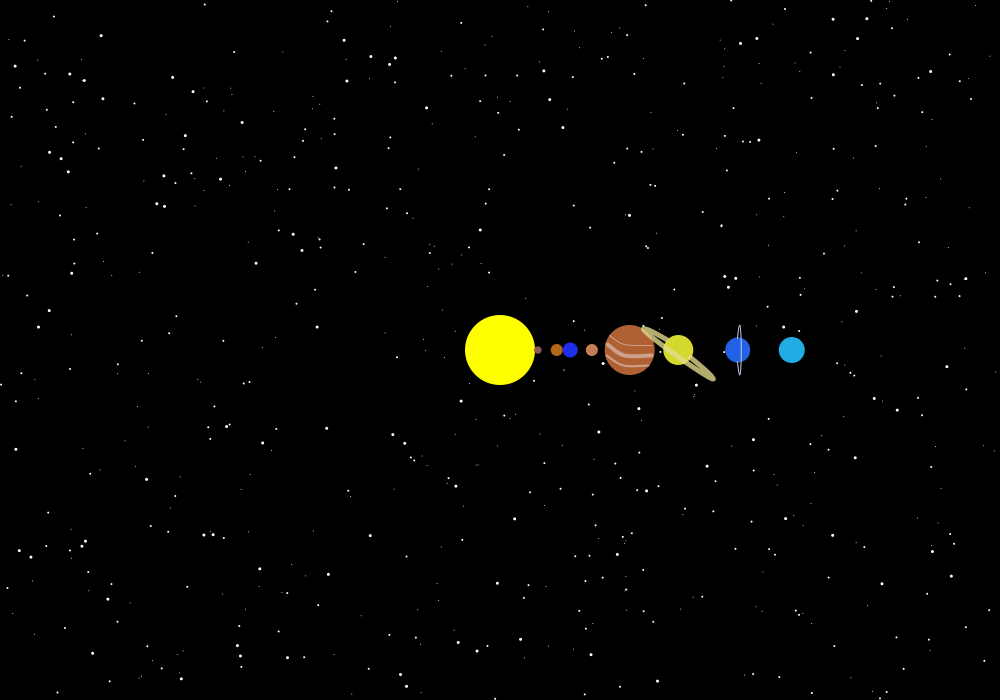
Frame 1 (no input)
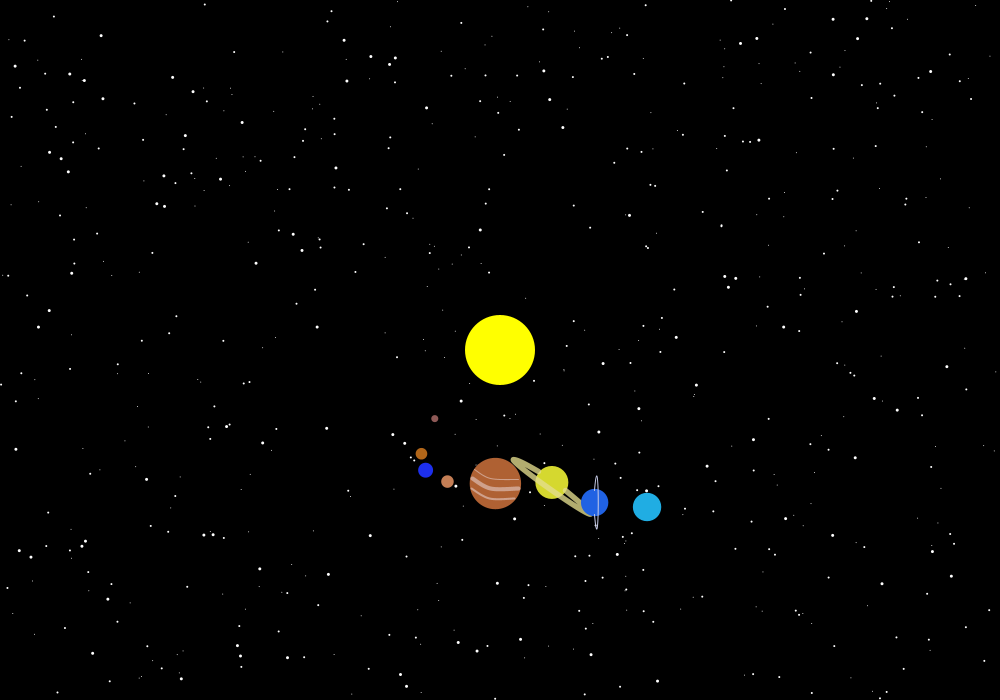
Frame 60 (the mouse pressed at the canvas centre just before this capture)
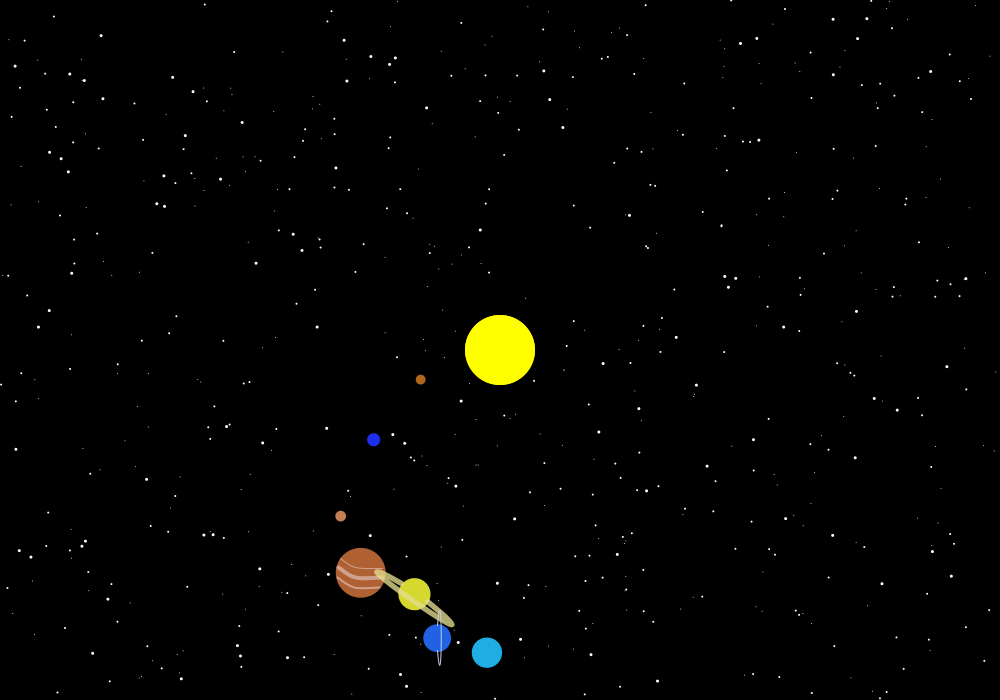
Frame 120 (the mouse held since frame 60 and released just before this capture)

The Processing sketch that drew these frames (run headless with seeded random() and noise(); from frame 60 on, the mouse is pressed at the canvas centre):

// Processing sketch: processing_44856
// ── processing_44856.pde

/*
 * The Solar System
 * By Ronnie Mathes
 *
 * An animated visual representation of the Solar System's star and planets
 *
 *
 */

//Create variables for system objects and planetary attributes
float[] angle = {0.0,0.0,0.0,0.0,0.0,0.0,0.0,0.0};
float[] scalar = {70,105,130,170,240,330,440,540};
float[] speed = {0.03,0.024,0.02,0.015,0.01,0.007,0.006,0.005};
static int count = 1;
float[] size = {7.5,12,15,12,50,30,25,26};
float sunsize = 70;
float[] view = {0.02,0.03,0.03,0.03,0.025,0.05,0.04,0.04};
int[] pc = {0,1,2,3,4,5,6,7};
float[] starx;
float[] stary;

//System setup
void setup()
{
  size(1000,700);
  smooth();

  
  //Create star locations
  starx = new float[600];
  stary = new float[600];
  for(int x = 0; x < 600; x++)
  {
    starx[x] = random(0,1000);
  }
  
  for(int y = 0; y < 600; y++)
  {
    stary[y] = random(0,700);
  }
      
}

void draw()
{
  background(0);
  fill(255);
  noStroke();
  
  //Populate stars in background
  for(int i = 0; i < 100; i++)
  {
    ellipse(starx[i],stary[i],3,3);
  }
  
  for(int i = 100; i < 350; i++)
  {
    ellipse(starx[i],stary[i],2,2);
  }
  
   for(int i = 350; i < 600; i++)
  {
    ellipse(starx[i],stary[i],1,1);
  }
  
  //Create sun
  fill(255,555,0);
  ellipse(500,350,sunsize,sunsize);
  //For loop to create the planets
  for(int i = 0; i < angle.length; i++)
  {
  size[i] = makePlanet(angle[i],scalar[i],speed[i],size[i],view[i],i,pc[i]);
  angle[i] += speed[i];

  }
  

}



//Function to create the planets
float makePlanet(float angle, float scalar, float speed, float size, float view, int n, int pc)
{
  float x;
  float y;
  
  //Planet location
    x = 500 + cos(angle+1) * scalar;
    y = 350 + sin(angle) * scalar;
  
  //Planet coloring
  switch (pc)
  {
    case 0:
      fill(142,89,86);
      break;
    case 1:
      fill(178, 102, 25);
      break;
    case 2:
      fill(29, 47, 237);
      break;  
    case 3:
      fill(196, 126, 85);
      break;
    case 4:
      fill(175,97,51);
      break;
    case 5:
      fill(213,216,47);
      break;  
    case 6:
      fill(32,98,227);
      break;
    case 7:
      fill(32,173,227);
      break;
 
  }  
  
  //For inner most planet only
if(n==0)
{
  //Record planets previous, current, and next location
  float t1 = cos(angle+1-speed);
  float t2 = cos(angle+1);
  float t3 = cos(angle+1+speed);
  //Determine which side of the sun the planet is on
  if((t2 > t3 && t2 > t1) || (t2 < t3 && t2 < t1))
  {
      switch(count)
      {
        case 0: count = 1;   break;
        case 1: count = 0;   break;
      }
  }
  
 //If planet is on backside of the sun
    if(count == 0)
    {
      if(cos(angle+1) < 0)
      {
        size-= view;
        ellipse(x,y,size,size);
      }
      else if(cos(angle+1) > 0)
      {
        size+= view;
        ellipse(x,y,size,size);
      }

    fill(255,255,0);
    ellipse(500,350,sunsize,sunsize);
    }
  //Else if planet is in front of the sun
    else if(count == 1)
    {
      if(cos(angle+1) > 0.0)
      {
        size+= view;
        ellipse(x,y,size,size);
      }
      else if(cos(angle+1) < 0.0)
      {
        size-= view;
        ellipse(x,y,size,size);
      } 
    }
  }
  else //For all other planets
  {
        if(cos(angle+1) > 0.0)
    {
      size+= view;
    ellipse(x,y,size,size);
    }
    else if(cos(angle+1) < 0.0)
    {
      size-= view;
      ellipse(x,y,size,size);
    } 
  }

//Create Jupiter's details
if(n==4)
{
  float s = size/50;
  strokeWeight(s*1);
  stroke(216,178,164,200); 
  beginShape();
  curveVertex(x-s*20,y-s*14);
  curveVertex(x-s*20,y-s*14);
  curveVertex(x-s*5,y-s*5);
  curveVertex(x+s*22,y-s*4);
  curveVertex(x+s*22,y-s*4);
  endShape();
  
  strokeWeight(s*4);
  beginShape();
  curveVertex(x-s*22,y-s*5);
  curveVertex(x-s*22,y-s*5);
  curveVertex(x-s*5,y+s*5);
  curveVertex(x+s*22,y+s*5);
  curveVertex(x+s*22,y+s*5);
  endShape();
  
  strokeWeight(s*2);
  beginShape();
  curveVertex(x-s*23,y+s*5);
  curveVertex(x-s*23,y+s*5);
  curveVertex(x-s*6,y+s*15);
  curveVertex(x+s*19,y+s*15);
  curveVertex(x+s*19,y+s*15);
  endShape();
  noStroke();
}

//Create Saturn's ring
if(n==5)
{
  float s = size/30;
  strokeWeight(s*5);
  stroke(227,220,142,200);
  noFill();
  bezier(x-s*12,y-s*10,x-s*100,y-s*60,x+s*100,y+s*80,x+s*12,y+s*7);
  noStroke();
}
//Create Uranus's ring
if(n == 6)
{
  float s = size/27;
  noFill();
  strokeWeight(1);
  stroke(199,204,232);
  bezier(x,y-12*s,x+5,y-70*s,x+5,y+70*s,x,y+12*s);
  noStroke();
}


  return size;
}
  
  
  
